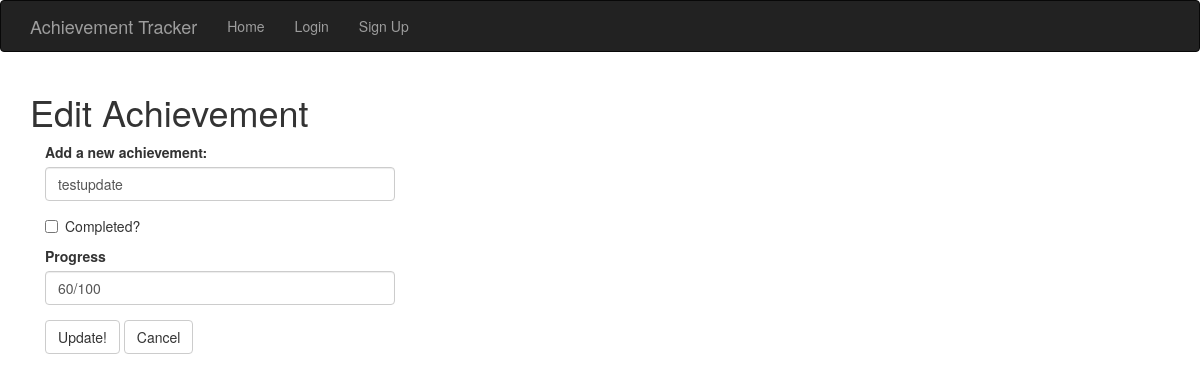
The page /update/1 on the database as committed earlier.
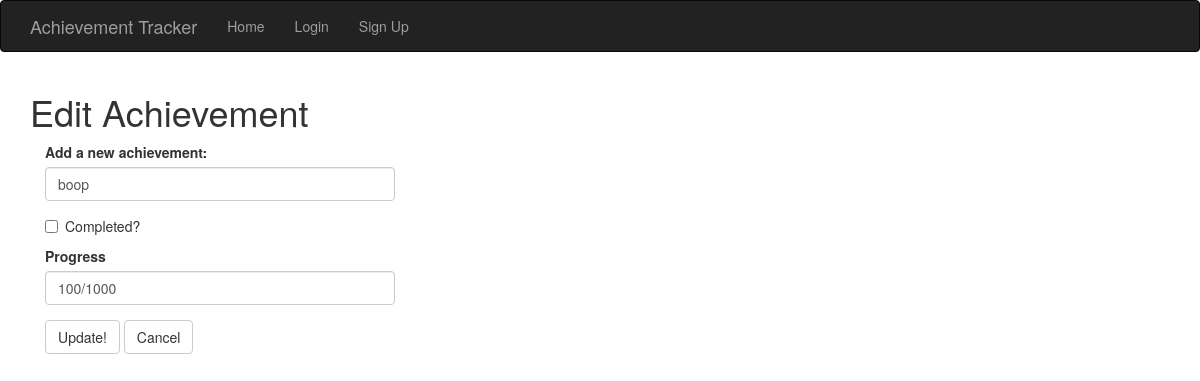
The same page on the database as committed later.
### models.py (models this page shows, shortened)
class Achievement(db.Model):
    __tablename__ = 'achievement'
    __table_args__ = {'extend_existing': True}
    id = db.Column(db.Integer, primary_key=True)
    achievement = db.Column(db.String(150), nullable=False)
    progress = db.Column(db.String(150), nullable=False)
    date_created = db.Column(db.DateTime, default=datetime.utcnow)
    isComplete = db.Column(db.Boolean(), unique=False, default=True)
    author_id = db.Column(db.Integer, db.ForeignKey('users.id'))
    author = db.relationship('User', backref='author', foreign_keys=[author_id])

### main/views.py (the view, shortened to what this page needs)
@login_required
@main.route('/update/<int:id>', methods=['GET', 'POST'])
def update(id):
    achievement = Achievement.query.get_or_404(id)
    form = EditAchievementForm(achievement=achievement)
    form.achievement.data = achievement.achievement
    form.progress.data = achievement.progress
    form.isComplete.data = achievement.isComplete
    return render_template('update.html', form=form)

### main/forms.py
class EditAchievementForm(FlaskForm):
    achievement = StringField('Add a new achievement:', validators=[DataRequired()])
    isComplete = BooleanField('Completed?')
    progress = StringField('Progress')
    submit = SubmitField('Update!')
    cancel = SubmitField('Cancel')

### templates/update.html (shortened to what this page needs)
{% extends "base.html" %}
{% import "bootstrap/wtf.html" as wtf %}
{% block styles %}
{{ super() }}
<link rel="stylesheet" href="{{ url_for('static', filename='styles.css') }}"/>
{% endblock styles %}
{% block page_content %}
    <h1>Edit Achievement</h1>
    <div class="col-md-4">
        {{ wtf.quick_form(form) }}
    </div>
{% endblock %}

Rows that differ between the two databases and show on the page:
changed Achievement: achievement "testupdate" → "boop"; progress "60/100" → "100/1000"
